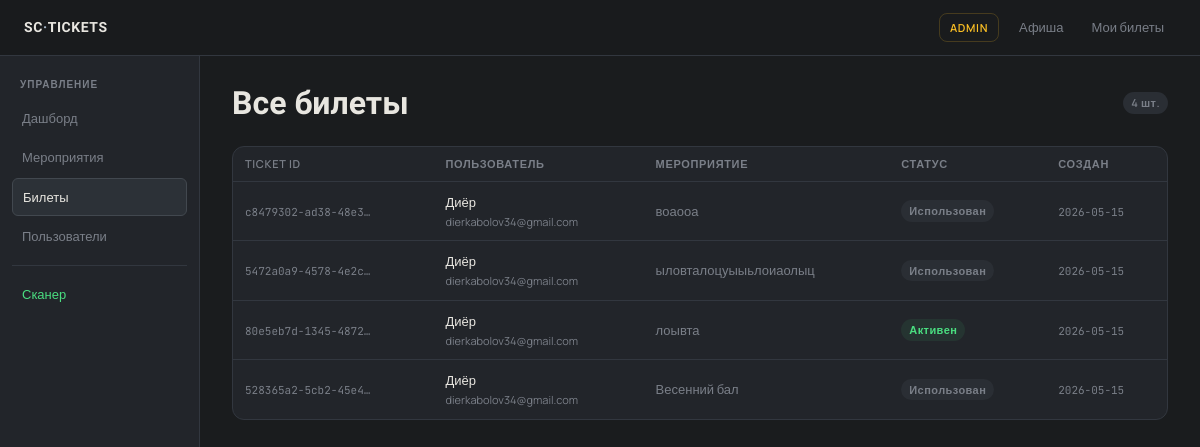
The app's page /admin/tickets (signed in) with its own data.
### tables this page shows
CREATE TABLE tickets (
                id INTEGER PRIMARY KEY AUTOINCREMENT,
                ticket_id TEXT UNIQUE NOT NULL,
                user_id INTEGER,
                event_id INTEGER,
                created_at TIMESTAMP DEFAULT CURRENT_TIMESTAMP,
                used INTEGER DEFAULT 0,
                FOREIGN KEY (user_id) REFERENCES users(id),
                FOREIGN KEY (event_id) REFERENCES events(id)
            );

CREATE TABLE users (
                id INTEGER PRIMARY KEY AUTOINCREMENT,
                username TEXT UNIQUE NOT NULL,
                email TEXT UNIQUE NOT NULL,
                password_hash TEXT NOT NULL,
                role TEXT DEFAULT 'user',
                is_verified INTEGER DEFAULT 0,
                verify_token TEXT,
                created_at TIMESTAMP DEFAULT CURRENT_TIMESTAMP
            );

CREATE TABLE events (
                id INTEGER PRIMARY KEY AUTOINCREMENT,
                title TEXT NOT NULL,
                description TEXT,
                date TEXT NOT NULL,
                location TEXT,
                capacity INTEGER DEFAULT 100,
                card_bg TEXT DEFAULT '#fdfdf5',
                card_accent TEXT DEFAULT '#a898e0',
                card_text TEXT DEFAULT '#2a2a2a',
                created_at TIMESTAMP DEFAULT CURRENT_TIMESTAMP
            );

### admin.py (the view)
@admin.route("/tickets")
@admin_required
def tickets_list():
    tickets = get_all_tickets()
    return render_template("admin/tickets.html", tickets=tickets)

### auth.py (called while the page is built)
def admin_required(f):
    @wraps(f)
    def decorated(*args, **kwargs):
        if "user_id" not in session:
            flash("Войдите в аккаунт", "error")
            return redirect(url_for("auth.login_page"))
        if session.get("role") != "admin":
            flash("Доступ запрещён", "error")
            return redirect(url_for("events.index"))
        return f(*args, **kwargs)
    return decorated

### database.py (called while the page is built)
@contextmanager
def get_db():
    conn = sqlite3.connect(DB_PATH)
    conn.row_factory = sqlite3.Row
    try:
        yield conn
    finally:
        conn.close()

def get_all_tickets():
    with get_db() as conn:
        cursor = conn.cursor()
        cursor.execute("""
            SELECT t.*, u.username, u.email, e.title as event_title
            FROM tickets t
            LEFT JOIN users u ON t.user_id = u.id
            LEFT JOIN events e ON t.event_id = e.id
            ORDER BY t.created_at DESC
        """)
        return [dict(row) for row in cursor.fetchall()]

### templates/admin/tickets.html (shortened to what this page needs)
{% extends "admin/base_admin.html" %}
{% block admin_content %}
<div style="display:flex;align-items:center;justify-content:space-between;margin-bottom:24px">
  <h1 class="page-title" style="margin:0">Все билеты</h1>
  <span class="badge badge-dim">{{ tickets | length }} шт.</span>
</div>
<div class="card" style="padding:0;overflow:hidden">
  <div class="table-wrap">
    <table>
      <thead>
        <tr>
          <th>Ticket ID</th>
          <th>Пользователь</th>
          <th>Мероприятие</th>
          <th>Статус</th>
          <th>Создан</th>
        </tr>
      </thead>
      <tbody>
        {% for ticket in tickets %}
          <tr>
            <td><span class="mono">{{ ticket.ticket_id[:18] }}…</span></td>
            <td>
              {% if ticket.username %}
                <span style="font-weight:500">{{ ticket.username }}</span>
                <div style="font-size:11px;color:var(--muted)">{{ ticket.email }}</div>
              {% else %}
                <span style="color:var(--muted)">—</span>
              {% endif %}
            </td>
            <td style="color:var(--muted)">{{ ticket.event_title or '—' }}</td>
            <td>
              {% if ticket.used %}
                <span class="badge badge-dim">Использован</span>
              {% else %}
                <span class="badge badge-ok">Активен</span>
              {% endif %}
            </td>
            <td><span class="mono">{{ ticket.created_at[:10] }}</span></td>
          </tr>
        {% else %}
          <tr><td colspan="5" style="text-align:center;color:var(--muted);padding:40px">Билетов нет</td></tr>
        {% endfor %}
      </tbody>
    </table>
  </div>
</div>
{% endblock %}

### templates/base.html (style rules this page uses)
*, *::before, *::after { box-sizing: border-box; margin: 0; padding: 0; }
:root { --bg: #1a1c1e; --surface: #22252a; --surface2: #2a2e34; --border: #32373f; --border2: #42484f; --text: #e8e6e0; --muted: #7a7f88; --muted2: #52575f; --accent: #a8b8c8; --accent-dim: rgba(168,184,200,0.08); --ok: #4ade80; --ok-bg: rgba(74,222,128,0.08); --err: #f87171; --err-bg: rgba(248,113,113,0.08); --warn: #fbbf24; --radius: 12px; --radius-sm: 8px; --card-bg: #fdfdf5; --card-text: #2a2a2a; --card-muted: #6a6a7a; --card-accent: #a898e0; --card-accent2: #c8c0f0; }
html { scroll-behavior: smooth; }
body { background: var(--bg); color: var(--text); font-family: 'Manrope', sans-serif; min-height: 100dvh; line-height: 1.6; }
.page-title { font-family: 'Unbounded', sans-serif; font-size: clamp(22px, 5vw, 32px); font-weight: 600; line-height: 1.2; margin-bottom: 8px; }
.card { background: var(--surface); border: 1px solid var(--border); border-radius: var(--radius); padding: 24px; }
.badge { display: inline-block; padding: 2px 8px; border-radius: 20px; font-size: 11px; font-weight: 600; letter-spacing: 0.04em; }
.badge-ok { background: var(--ok-bg); color: var(--ok); }
.badge-dim { background: var(--surface2); color: var(--muted); }
.table-wrap { overflow-x: auto; }
table { width: 100%; border-collapse: collapse; font-size: 13px; }
th { text-align: left; padding: 8px 12px; font-size: 11px; font-weight: 600; letter-spacing: 0.06em; text-transform: uppercase; color: var(--muted); border-bottom: 1px solid var(--border); }
td { padding: 10px 12px; border-bottom: 1px solid var(--border); color: var(--text); vertical-align: middle; }
tr:last-child td { border-bottom: none; }
.mono { font-family: 'JetBrains Mono', monospace; font-size: 11px; color: var(--muted); }

### records on screen
tickets: ticket_id "c8479302-ad38-48e3", username "Диёр", email "dierkabolov34@gmail.com", title "воаооа", used "Использован", created_at "2026-05-15"
tickets: ticket_id "5472a0a9-4578-4e2c", username "Диёр", email "dierkabolov34@gmail.com", title "ыловталоцуыыьлоиаолыц", used "Использован", created_at "2026-05-15"
tickets: ticket_id "80e5eb7d-1345-4872", username "Диёр", email "dierkabolov34@gmail.com", title "лоывта", used "Активен", created_at "2026-05-15"
tickets: ticket_id "528365a2-5cb2-45e4", username "Диёр", email "dierkabolov34@gmail.com", title "Весенний бал", used "Использован", created_at "2026-05-15"

### other values on screen
{{ tickets | length }} "4"
